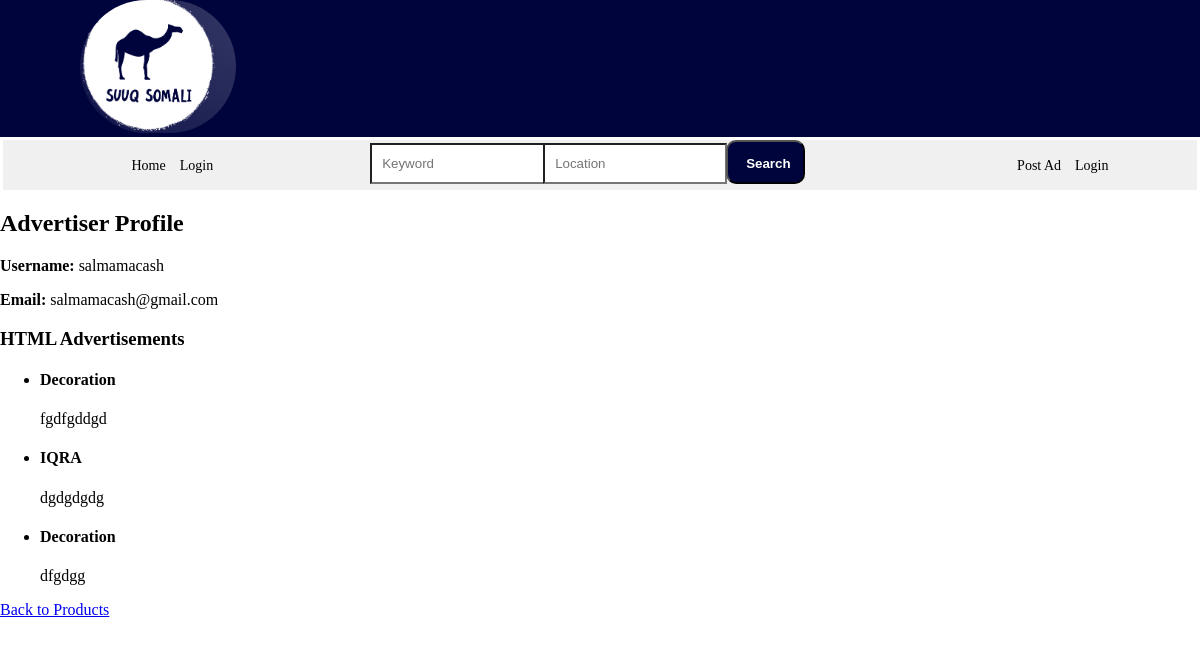
Screenshot of /view_advertiser_profile/salmamacash/ with the database file from the repository.
### base/models.py (models this page shows, shortened)
class User(AbstractUser):
    name = models.CharField(max_length=200, null=True)
    email = models.EmailField(max_length=200,unique=True)
    bio = models.TextField(null=True)
    phonenumber = models.CharField(max_length=15, null=True, blank=True)
    location = models.CharField(max_length=200, null=True)
    avatar = models.ImageField(null=True, default="avatar.svg")
    username = models.CharField(
        max_length=150,
        unique=True,
        help_text='',  # Set it to an empty string to remove the help text
    )
    USERNAME_FIELD = 'username'
    REQUIRED_FIELDS = []

class Product(models.Model):
    category = models.ForeignKey(Category, on_delete=models.CASCADE)
    advertiser = models.ForeignKey(User, on_delete=models.CASCADE)
    name = models.CharField(max_length=100)
    description = models.TextField()
    location = models.CharField(max_length=100)
    condition = models.CharField(max_length=100)
    price = models.IntegerField(null=True, blank=True)
    geartype = models.CharField(max_length=100, null=True, blank=True)
    motortype = models.CharField(max_length=100, null=True, blank=True)
    year = models.IntegerField(null=True, blank=True)
    color = models.CharField(max_length=50, null=True, blank=True)
    num_rooms = models.IntegerField(null=True, blank=True)
    num_baths = models.IntegerField(null=True, blank=True)
    updated = models.DateTimeField(auto_now=True)
    created = models.DateTimeField(auto_now_add=True)

### base/views.py (the view)
# urls.py: path('view_advertiser_profile/<str:username>/', views.view_advertiser_profile, name='view_advertiser_profile'),
def view_advertiser_profile(request, username):
    user = User.objects.get(username=username)
    products = Product.objects.filter(advertiser=user)
    return render(request, 'base/view_advertiser_profile.html', {'advertiser': user, 'products': products})

### base/templates/base/view_advertiser_profile.html
{% extends 'main.html' %}
{% block content %}
  <h2>Advertiser Profile</h2>
  <p><strong>Username:</strong> {{ advertiser.username }}</p>
  <p><strong>Email:</strong> {{ advertiser.email }}</p>
  <h3>HTML Advertisements</h3>
  <ul>
    {% for product in products %}
      <li>
        <h4>{{ product.name }}</h4>
        <p>{{ product.description }}</p>
      </li>
    {% endfor %}
  </ul>
  <a href="{% url 'index' %}">Back to Products</a>
{% endblock %}

### static/styles/style.css (style rules this page uses)
body { margin:0; background-color: #fff; }

### rows the page displays
User: username "salmamacash", email "salmamacash@gmail.com"
Product: name "Decoration", description "fgdfgddgd"
Product: name "IQRA", description "dgdgdgdg"
Product: name "Decoration", description "dfgdgg"
